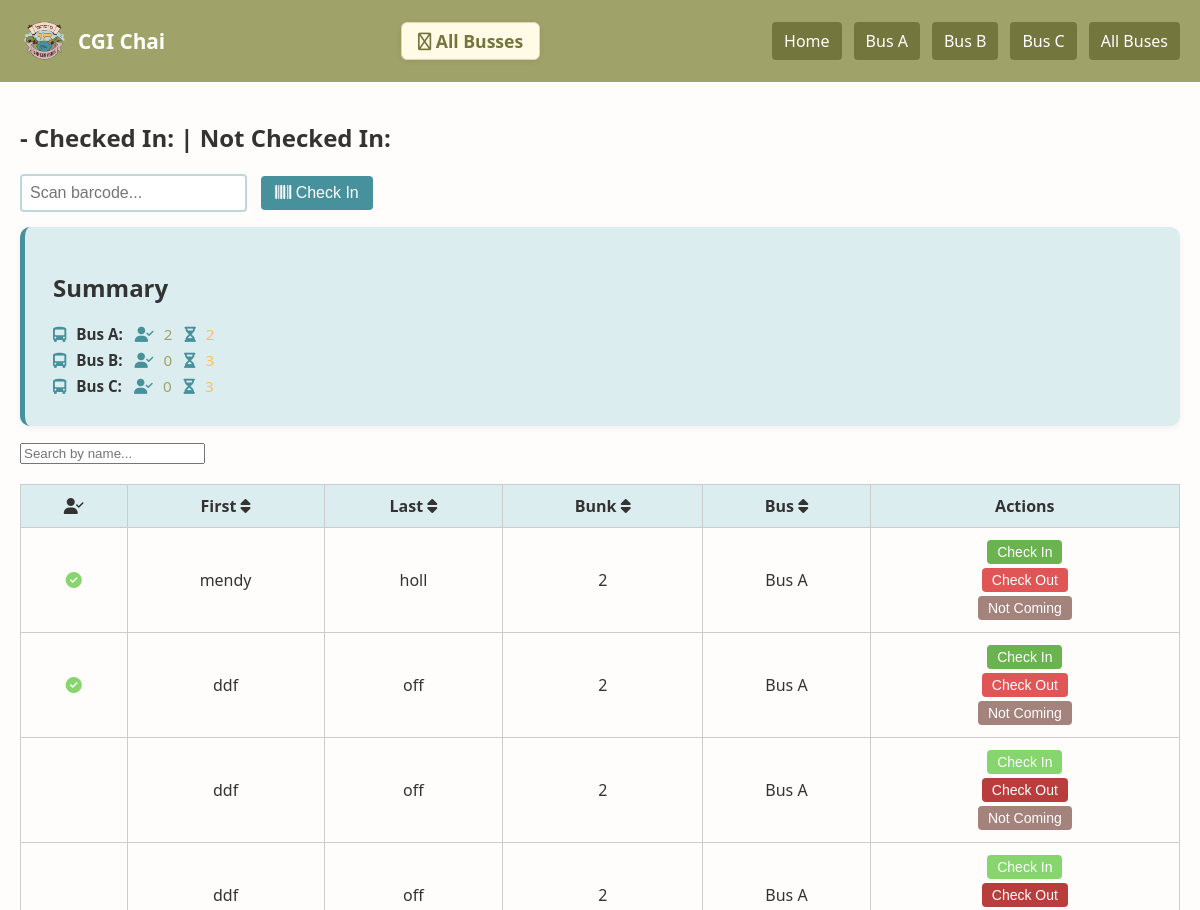
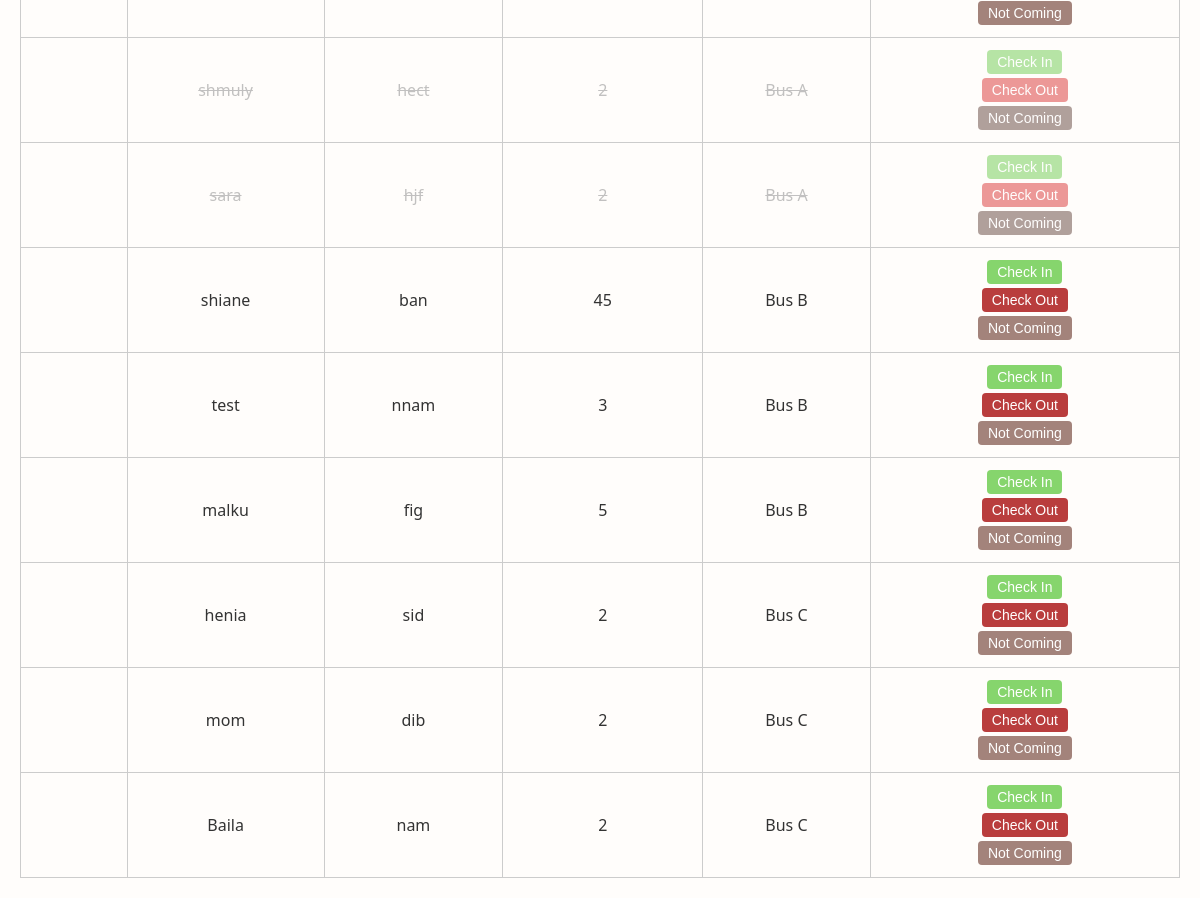
/all_buses, run on the app's committed database (2 pictures, top to bottom).
### tables this page shows
CREATE TABLE students (
            id TEXT PRIMARY KEY,
            first_name TEXT,
            last_name TEXT,
            bus TEXT,
            bunk TEXT,
            barcode TEXT,
            status TEXT DEFAULT 'not_checked_in'
        );

### app.py (the view)
@app.route('/all_buses')
def all_buses():
    conn = get_db_connection()
    students = conn.execute('SELECT * FROM students').fetchall()
    bus_summary = {}
    for s in students:
        if s['status'] == 'not_coming':
            continue
        bus = s['bus']
        if bus not in bus_summary:
            bus_summary[bus] = {'checked_in': 0, 'not_checked_in': 0}
        if s['status'] == 'checked_in':
            bus_summary[bus]['checked_in'] += 1
        elif s['status'] == 'not_checked_in':
            bus_summary[bus]['not_checked_in'] += 1
    conn.close()
    ordered = sorted(
        students,
        key=lambda x: (x['bus'], {'checked_in': 0, 'not_checked_in': 1, 'not_coming': 2}.get(x['status'], 3))
    )
    return render_template('all_buses.html', students=ordered, bus_summary=bus_summary)

### app.py (called while the page is built)
def get_db_connection():
    conn = sqlite3.connect(DATABASE)
    conn.row_factory = sqlite3.Row
    return conn

### templates/all_buses.html (shortened to what this page needs)
<!DOCTYPE html>
<html>
<head>
</head>
<!DOCTYPE html>
<html>
<head>
    <link rel="stylesheet" href="https://cdnjs.cloudflare.com/ajax/libs/font-awesome/6.5.0/css/all.min.css">
    <link rel="stylesheet" href="{{ url_for('static', filename='styles.css') }}">
</head>
<body>
    <div class="navbar">
       <div  class="nav-logo">
            <img class="logo" src="{{ url_for('static', filename='logo.png') }}" alt="Logo">
            <h1 class="logo-title"> CGI Chai </h1>
        </div>
        <h1 class="bus-number"> <i class="fa-regular fa-bus"></i> All Busses</h1>
    <div class="nav-buttons">
        <a href="{{ url_for('home') }}">Home</a>
        <a href="{{ url_for('bus_view', bus_id='Bus A') }}">Bus A</a>
        <a href="{{ url_for('bus_view', bus_id='Bus B') }}">Bus B</a>
        <a href="{{ url_for('bus_view', bus_id='Bus C') }}">Bus C</a>
        <a href="{{ url_for('all_buses') }}">All Buses</a>
    </div>
    </div>
    <div class="container">
        <h2>{{ bus }} - Checked In: {{ checked_in }} | Not Checked In: {{ not_checked_in }}</h2>
        <form method="POST" action="{{ url_for('log_barcode', bus_id=bus) }}">
            <input type="text" name="barcode" placeholder="Scan barcode..." autofocus required>
            <button type="submit"><i class="fas fa-barcode"></i> Check In</button>
        </form>
        <div class="bus-summary">
    <div class="bus-summary-box">
              <h2>Summary</h2>
        {% for bus, summary in bus_summary.items() %}
            <div class="bus-line">
                <strong><i class="fas fa-bus-alt"></i> {{ bus }}:</strong>
                <span class="checked"><i class="fas fa-user-check"></i> {{ summary.checked_in }}</span>
                <span class="not-checked"><i class="fas fa-hourglass-half"></i> {{ summary.not_checked_in }}</span>
            </div>
        {% endfor %}
    </div>
</div>
      <input type="text" id="searchInput" onkeyup="searchTable()" placeholder="Search by name...">
        <table>
            <thead>
                <tr>
                    <th><i class="fas fa-user-check"></i></th>
                   <th onclick="sortTable(1)">First <i class="fas fa-sort"></i></th>
<th onclick="sortTable(2)">Last <i class="fas fa-sort"></i></th>
<th onclick="sortTable(3)">Bunk <i class="fas fa-sort"></i></th>
<th onclick="sortTable(4)">Bus <i class="fas fa-sort"></i></th>
                    <th>Actions</th>
                </tr>
            </thead>
            <tbody>
                {% for student in students %}
                    <tr class="{{ 'faded' if student.status == 'not_coming' else '' }}">
                        <td>
                            {% if student.status == 'checked_in' %}
                                <i class="fas fa-check-circle status checked_in"></i>
                            {% endif %}
                        </td>
                        <td>{{ student.first_name }}</td>
                        <td>{{ student.last_name }}</td>
                        <td>{{ student.bunk }}</td>
                        <td>{{ student.bus }}</td>
                        <td>
                             <form method="POST" action="{{ url_for('set_status', student_id=student.id, status='checked_in') }}">
                                <button class="btn btn-in {% if student.status == 'checked_in' %}active{% endif %}">Check In</button>
                            </form>
                            <form method="POST" action="{{ url_for('set_status', student_id=student.id, status='not_checked_in') }}">
                                <button class="btn btn-out {% if student.status == 'not_checked_in' %}active{% endif %}">Check Out</button>
                            </form>
                            <form method="POST" action="{{ url_for('set_status', student_id=student.id, status='not_coming') }}">
                                <button class="btn btn-not {% if student.status == 'not_coming' %}active{% endif %}">Not Coming</button>
                            </form>
                        </td>
                    </tr>
                {% endfor %}
            </tbody>
        </table>
    </div>
</body>
</html>
</html>

### static/styles.css (style rules this page uses)
body { font-family: 'Segoe UI', sans-serif; background-color: #fffdfb; color: #333; margin: 0; padding: 0; }
.navbar { background-color: #9fa369; padding: 10px 20px; display: flex; flex-wrap: wrap; align-items: center; justify-content: space-between; gap: 10px; }
.nav-logo { display: flex; align-items: center; gap: 8px; }
.logo { width: 50px; height: auto; display: block; margin: 0; }
.logo-title { color: white; font-size: 1.3rem; font-weight: 600; margin-left: 0; }
.bus-number { background: #fffbe6; color: #73773d; font-weight: bold; border-radius: 6px; padding: 6px 16px; margin-left: 16px; font-size: 1.1rem; box-shadow: 0 1px 6px rgba(0,0,0,0.07); border: 1px solid #e6d0c2; display: inline-block; }
.nav-buttons { display: flex; align-items: center; gap: 0; }
.nav-buttons a { color: white; text-decoration: none; padding: 8px 12px; background-color: #73773d; border-radius: 4px; transition: background 0.3s; margin-left: 12px; font-weight: 500; font-size: 1rem; display: inline-block; }
.container { padding: 20px; }
form input[type="text"] { padding: 8px; font-size: 16px; border: 2px solid #bdd8db; border-radius: 4px; margin-right: 10px; }
form button { background-color: #47919d; color: white; border: none; padding: 8px 14px; font-size: 16px; border-radius: 4px; cursor: pointer; transition: transform 0.2s, box-shadow 0.2s; }
table { width: 100%; border-collapse: collapse; margin-top: 20px; }
th, td { padding: 10px; border: 1px solid #ccc; text-align: center; }
th { background-color: #dcedef; font-weight: bold; }
.faded { color: #999; text-decoration: line-through; opacity: 0.6; }
.btn { padding: 4px 10px; margin: 2px; cursor: pointer; border-radius: 4px; font-size: 14px; transition: all 0.2s; }
.btn.active { background-color: #9fa369; color: white; border-color: #9fa369; }
.btn-in { background-color: #86d56d; color: #fff; border-color: #86d56d; }
.btn-in:hover, .btn-in.active { background-color: #6bb34e; border-color: #6bb34e; color: #fff; }
.btn-out { background-color: #e05656; color: #fff; border-color: #e05656; }
.btn-out:hover, .btn-out.active { background-color: #b93d3d; border-color: #b93d3d; color: #fff; }
.btn-not { background-color: #a3837b; color: #fff; border-color: #a3837b; }
.btn-not:hover, .btn-not.active { background-color: #7d635d; border-color: #7d635d; color: #fff; }
.status.checked_in { color: #86d56d; }
.bus-summary-box { flex: 1 1 220px; background-color: #dcedef; border-left: 5px solid #47919d; border-radius: 10px; padding: 24px 28px; box-shadow: 0 2px 6px rgba(0,0,0,0.06); transition: background-color 0.2s ease; margin-bottom: 15px; margin-top: 15px; }
.bus-line { display: flex; justify-content: flex-start; align-items: center; margin: 6px 0; font-size: 0.95rem; font-weight: 500; color: #333; gap: 12px; }
.bus-line i { margin-right: 6px; color: #47919d; }
.bus-line .checked { color: #9fa369; }
.bus-line .not-checked { color: #ffbe64; }

### data on the page
students: bus "Bus A", checked_in "2", not_checked_in "2", status "checked_in" (drawn), first_name "mendy", last_name "holl", bunk "2"
students: bus "Bus B", checked_in "0", not_checked_in "3", first_name "shiane", last_name "ban", bunk "45"
students: bus "Bus C", checked_in "0", not_checked_in "3", first_name "henia", last_name "sid", bunk "2"
students: status "checked_in" (drawn), first_name "ddf", last_name "off", bunk "2", bus "Bus A"
students: first_name "ddf", last_name "off", bunk "2", bus "Bus A"
students: first_name "ddf", last_name "off", bunk "2", bus "Bus A"
students: first_name "shmuly", last_name "hect", bunk "2", bus "Bus A"
students: first_name "sara", last_name "hjf", bunk "2", bus "Bus A"
students: first_name "test", last_name "nnam", bunk "3", bus "Bus B"
students: first_name "malku", last_name "fig", bunk "5", bus "Bus B"
students: first_name "mom", last_name "dib", bunk "2", bus "Bus C"
students: first_name "Baila", last_name "nam", bunk "2", bus "Bus C"
